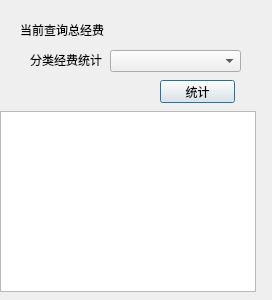
<?xml version="1.0" encoding="UTF-8"?>
<ui version="4.0">
 <class>Money</class>
 <widget class="QDialog" name="Money">
  <property name="geometry">
   <rect>
    <x>0</x>
    <y>0</y>
    <width>272</width>
    <height>300</height>
   </rect>
  </property>
  <property name="windowTitle">
   <string>Dialog</string>
  </property>
  <widget class="QLabel" name="label">
   <property name="geometry">
    <rect>
     <x>20</x>
     <y>20</y>
     <width>91</width>
     <height>20</height>
    </rect>
   </property>
   <property name="text">
    <string>当前查询总经费</string>
   </property>
  </widget>
  <widget class="QLabel" name="label_2">
   <property name="geometry">
    <rect>
     <x>113</x>
     <y>20</y>
     <width>61</width>
     <height>21</height>
    </rect>
   </property>
   <property name="text">
    <string/>
   </property>
  </widget>
  <widget class="QComboBox" name="comboBox">
   <property name="geometry">
    <rect>
     <x>110</x>
     <y>50</y>
     <width>131</width>
     <height>22</height>
    </rect>
   </property>
  </widget>
  <widget class="QLabel" name="label_3">
   <property name="geometry">
    <rect>
     <x>30</x>
     <y>50</y>
     <width>81</width>
     <height>20</height>
    </rect>
   </property>
   <property name="text">
    <string>分类经费统计</string>
   </property>
  </widget>
  <widget class="QPushButton" name="pushButton">
   <property name="geometry">
    <rect>
     <x>160</x>
     <y>80</y>
     <width>75</width>
     <height>23</height>
    </rect>
   </property>
   <property name="text">
    <string>统计</string>
   </property>
  </widget>
  <widget class="QTableWidget" name="tableWidget">
   <property name="geometry">
    <rect>
     <x>0</x>
     <y>111</y>
     <width>256</width>
     <height>181</height>
    </rect>
   </property>
  </widget>
 </widget>
 <resources/>
 <connections/>
</ui>
